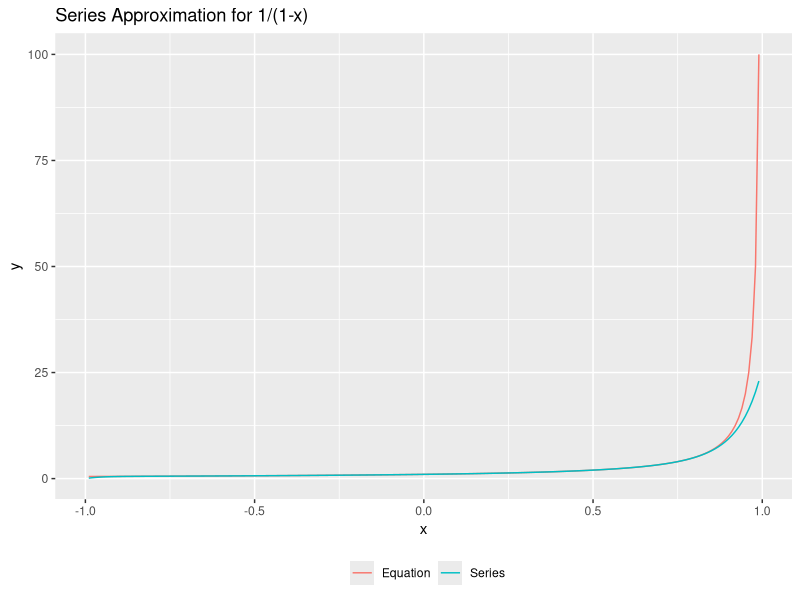
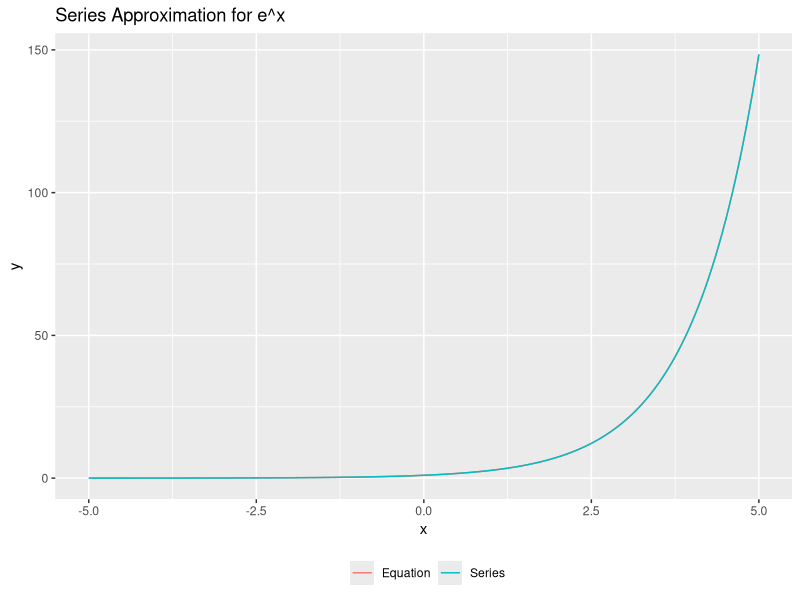
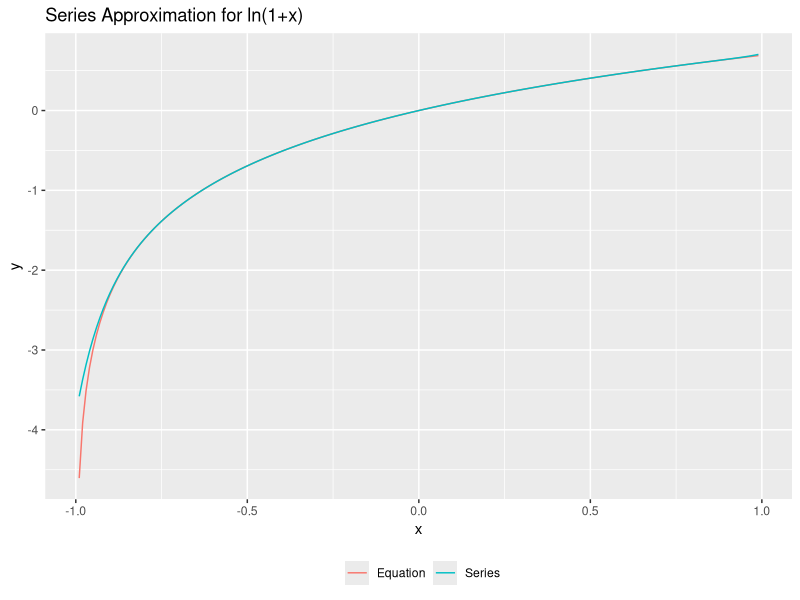

These charts were generated, in order, by the following R code:
## ---- chunk 1
knitr::opts_chunk$set(echo = TRUE, warning = FALSE, message = FALSE, comment = NA, fig.align = 'center')
library(ggplot2)
## ---- chunk 2
taylor1 <- function(x, n) {
  sum <- 0
  for(i in 0:n) {
    sum <- sum + x^i
  }
  sum
}
## ---- chunk 3
x1 <- seq(-0.99, 0.99, 0.01)
test1 <- data.frame(x = rep(x1, 2), y = c(1 / (1 - x1), taylor1(x1, 25)),
                    Type = c(rep('Equation', length(x1)), rep('Series', length(x1))))

ggplot(test1, aes(x, y, col = Type)) + geom_line() + scale_color_discrete('') +
  theme(legend.position='bottom') + ggtitle('Series Approximation for 1/(1-x)')
## ---- chunk 4
taylor2 <- function(x, n) {
  sum <- 0
  for(i in 0:n) {
    sum <- sum + x^i / factorial(i)
  }
  sum
}
## ---- chunk 5
x2 <- seq(-5, 5, 0.05)
test2 <- data.frame(x = rep(x2, 2), y = c(exp(x2), taylor2(x2, 25)),
                    Type = c(rep('Equation', length(x2)), rep('Series', length(x2))))

ggplot(test2, aes(x, y, col = Type)) + geom_line() + scale_color_discrete('') +
  theme(legend.position='bottom') + ggtitle('Series Approximation for e^x')
## ---- chunk 6
taylor3 <- function(x, n) {
  sum <- 0
  for(i in 1:n) { # starting at n=1 since n=0 causes Inf
    sum <- sum + (-1)^(i + 1) * x^i / i
  }
  sum
}
## ---- chunk 7
x3 <- seq(-0.99, 0.99, 0.01)
test3 <- data.frame(x = rep(x3, 2), y = c(log(1 + x3), taylor3(x3, 25)),
                    Type = c(rep('Equation', length(x3)), rep('Series', length(x3))))

ggplot(test3, aes(x, y, col = Type)) + geom_line() + scale_color_discrete('') +
  theme(legend.position='bottom') + ggtitle('Series Approximation for ln(1+x)')
